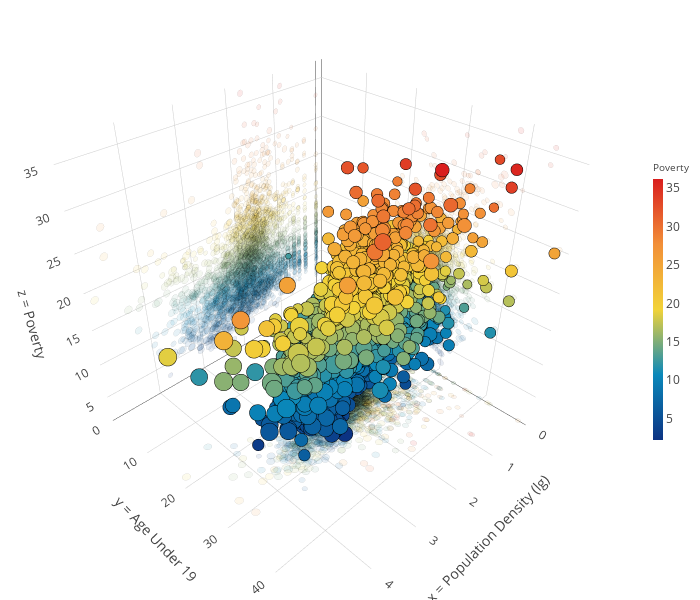

Notebook code cell kept with this figure:
### Markdown cell above
**Or make a plot here**  
https://plot.ly/~November05/1/#plot

### Code cell
# call it in every cell (each is an iframe)
configure_plotly_browser_state()

colorscales = ["Greens", "YlOrRd", "Bluered", "RdBu", "Reds", 
               "Blues", "Picnic", "Rainbow", "Portland", "Jet", 
               "Hot", "Blackbody", "Earth", "Electric", "Viridis", 
               "Cividis"]
portland = [
    [0, 'rgb(12,51,131)'], [0.25, 'rgb(10,136,186)'],
    [0.5, 'rgb(242,211,56)'], [0.75, 'rgb(242,143,56)'],
    [1, 'rgb(217,30,30)']
]
portland_rgb = [i[1] for i in portland]

# log10(population density), age under 19, poverty
x, y, z = (np.log10(demogr[cols[11]].replace([-2222,0], [demogr[cols[11]].mean(),1])), 
           demogr[cols[17]], 
           demogr[cols[14]].replace(-2222.2, demogr[cols[14]].mean()))
d = np.log10(demogr[cols[8]]) # log10(population)

trace1 = go.Scatter3d(
    x=x,
    y=y,
    z=z,
    mode='markers',
    marker=dict(
        size=d*2,
        color=z,                     # set color to an array/list of desired values
        colorscale=portland, #colorscales[8],   # choose a colorscale
        opacity=1,
        showscale=True,
        colorbar=dict(x=1, len=0.5, 
                      thickness=10,
                      outlinecolor='white', outlinewidth=0,
                      title=dict(text="Poverty", font=dict(size=10))
                     ),
        line=dict(width=0.001, color='black')
    ),
    text='County Level',
    projection=dict(x=dict(show=True, opacity=0.1, scale=0.4),
                    y=dict(show=True, opacity=0.1, scale=0.4),
                    z=dict(show=True, opacity=0.1, scale=0.4),
                   )
)

data = [trace1]
layout = go.Layout(
    autosize=False,
    width=700,
    height=600,
    margin=dict(
        l=0,
        r=0,
        b=0,
        t=0
    ),
    scene=dict(xaxis=dict(title="x = Population Density (lg)"),
               yaxis=dict(title="y = Age Under 19"),
               zaxis=dict(title="z = Poverty"),),
)
fig = go.Figure(data=data, layout=layout)
iplot(fig, filename='3d-scatter-colorscale')

### Figure 1 — Plotly figure (JSON) as saved in the notebook; plotly's stock layout.template omitted (floating-point values rounded to 4 significant figures; data arrays with more than 128 entries replaced by an {"elided": "..."} marker saying what was removed)
{"data": [{"projection": {"y": {"opacity": 0.1, "scale": 0.4, "show": true}, "x": {"opacity": 0.1, "scale": 0.4, "show": true}, "z": {"opacity": 0.1, "scale": 0.4, "show": true}}, "text": "County Level", "y": {"elided": "3141 float values"}, "mode": "markers", "marker": {"opacity": 1, "colorscale": [[0, "rgb(12,51,131)"], [0.25, "rgb(10,136,186)"], [0.5, "rgb(242,211,56)"], [0.75, "rgb(242,143,56)"], [1, "rgb(217,30,30)"]], "color": {"elided": "3141 float values"}, "colorbar": {"title": {"text": "Poverty", "font": {"size": 10}}, "len": 0.5, "thickness": 10, "x": 1, "outlinewidth": 0, "outlinecolor": "white"}, "showscale": true, "line": {"color": "black", "width": 0.001}, "size": {"elided": "3141 float values"}}, "x": {"elided": "3141 float values"}, "z": {"elided": "3141 float values"}, "type": "scatter3d", "uid": "b59ea7e9-b068-43b0-a4ab-1e6d69b547bf"}], "layout": {"width": 700, "autosize": false, "margin": {"r": 0, "b": 0, "l": 0, "t": 0}, "scene": {"zaxis": {"title": {"text": "z = Poverty"}}, "xaxis": {"title": {"text": "x = Population Density (lg)"}}, "yaxis": {"title": {"text": "y = Age Under 19"}}}, "height": 600}}
